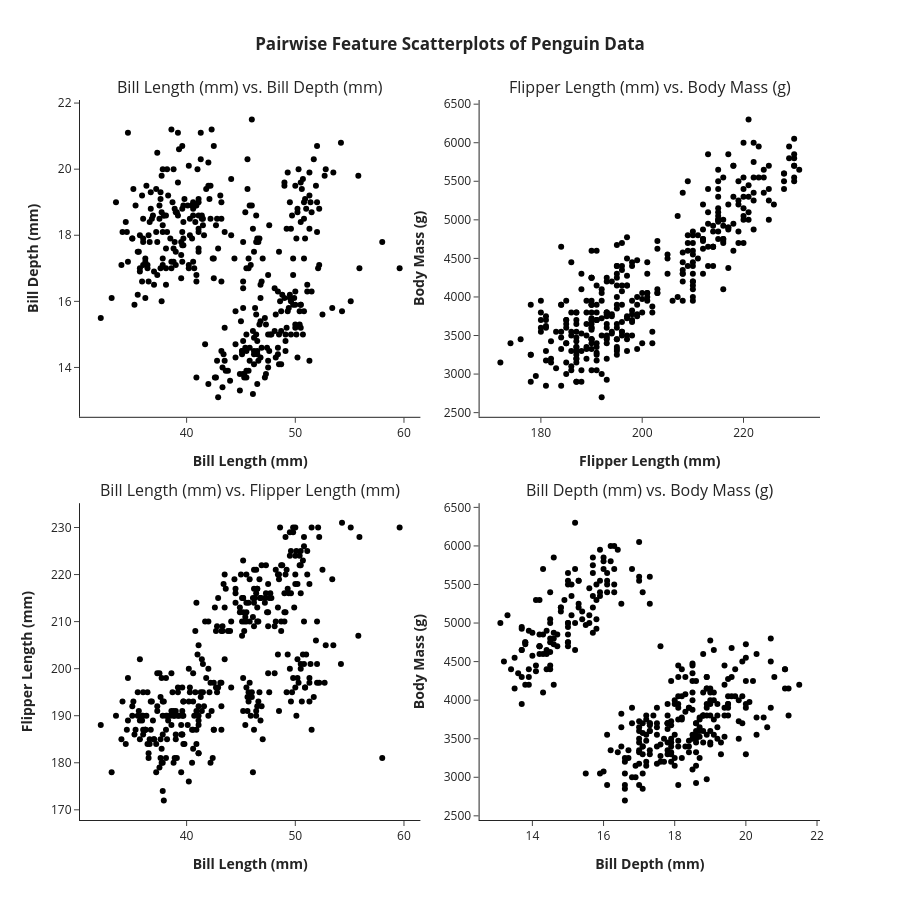

The cell this chart's notebook holds for it:
### Code cell
pdf_renamed  = pdf.rename(columns=label_map)

# Feature pairs to plot in 2×2 grid (customized for nice visual contrast)
pairs = [
    ("bill_length_mm", "bill_depth_mm"),
    ("flipper_length_mm", "body_mass_g"),
    ("bill_length_mm", "flipper_length_mm"),
    ("bill_depth_mm", "body_mass_g"),
]

# Prepare the figure layout
fig = make_subplots(
    rows=2, cols=2,
    subplot_titles=[
        f"{label_map[x]} vs. {label_map[y]}" for x, y in pairs
    ],
    horizontal_spacing=0.08,
    vertical_spacing=0.12
)

# Plot each scatter
row_col = [(1, 1), (1, 2), (2, 1), (2, 2)]

species_list = pdf["species"].unique()
colors = px.colors.qualitative.Plotly

for idx, ((x, y), (r, c)) in enumerate(zip(pairs, row_col)):
    for species in species_list:
        species_data = pdf[pdf["species"] == species]
        fig.add_trace(
            go.Scatter(
                x=species_data[x],
                y=species_data[y],
                mode="markers",
                name=None,              # no legend entries
                marker=dict(color="black", size=6),
                showlegend=False        # suppress legend entirely
            ),
            row=r, col=c
        )

    fig.update_xaxes(title_text=f"<b>{label_map[x]}</b>", row=r, col=c)
    fig.update_yaxes(title_text=f"<b>{label_map[y]}</b>", row=r, col=c)

# Layout formatting
fig.update_layout(
    height=900,
    template="simple_white",
    title="<b>Pairwise Feature Scatterplots of Penguin Data</b>",
    title_x=0.5
)

fig.show()
fig.write_html("./output/pairwise_scatterplots.html")
fig.write_image("./output/pairwise_scatterplots.png", scale=2)
fig.write_image("./output/pairwise_scatterplots.svg")
